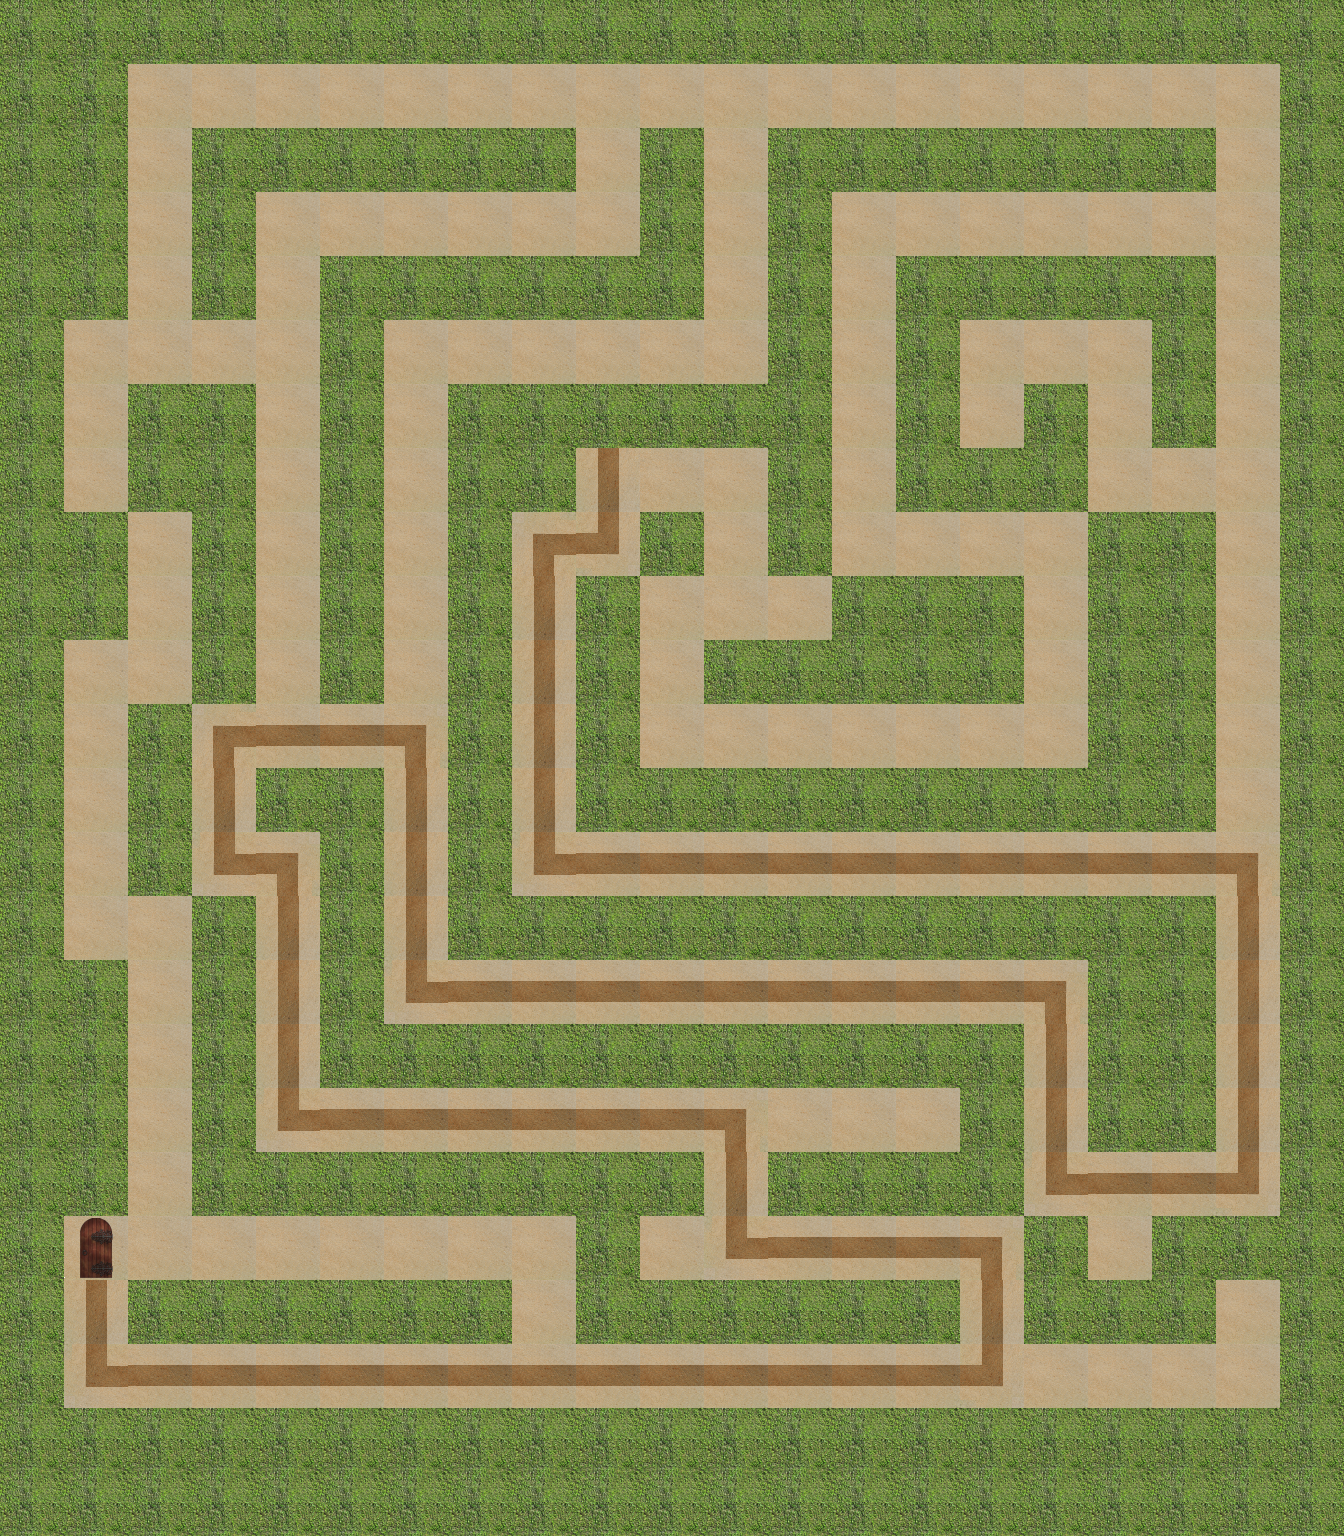

Rendered tile map (Tiled .tmx) drawn with the repository's tilesets; below, a short description and the map source with its tile grids summarised:
An orthogonal 21x24 tile map with 64x64 px tiles, 4 tile layers (path, wall, hint, end), 1 hidden layer not drawn.

<map version="1.0" orientation="orthogonal" renderorder="right-down" width="21" height="24" tilewidth="64" tileheight="64">
 <properties>
  <property name="bestTimePossible" value="25" />
  <property name="viewSize" value="6" />
 </properties>
 <tileset firstgid="1" name="sandbush" tilewidth="64" tileheight="64">
  <image source="sandbush.png" width="256" height="192" />
 </tileset>
 <layer name="path" width="21" height="24">
  <data>[504 cells, 218 non-empty, 1 distinct tile ids]</data>
 </layer>
 <layer name="wall" width="21" height="24">
  <data>[504 cells, 286 non-empty, 1 distinct tile ids]</data>
 </layer>
 <layer name="hint" width="21" height="24">
  <data>[504 cells, 84 non-empty, 6 distinct tile ids]</data>
 </layer>
 <layer name="start" width="21" height="24" visible="0">
  <data>[504 cells, 1 non-empty, 1 distinct tile ids]</data>
 </layer>
 <layer name="end" width="21" height="24">
  <data>[504 cells, 1 non-empty, 1 distinct tile ids]</data>
 </layer>
</map>
